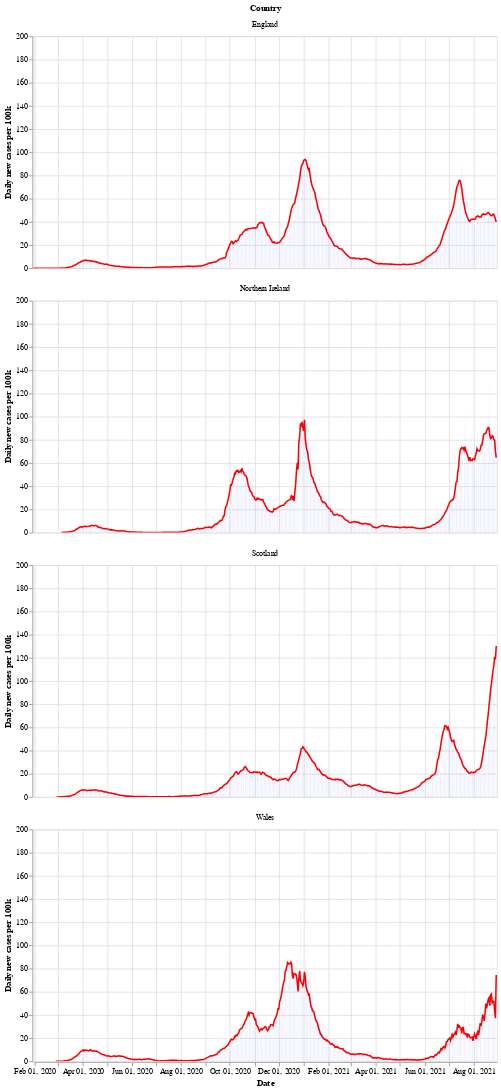

The notebook cell saved with this chart:
### Markdown cell above
Next is a bar chart of the number of new cases in each country (per 100k population), with the 7 day moving average of cases. Again we see that Wales saw a longer period of raising and falling cases compared to the other countries.

After a period of cases falling, each nation is now seeing a rise in the number of cases - especially in Wales.

### Code cell
# collapse
bars = alt.Chart(uk_cases).mark_bar().encode(
    x=alt.X("yearmonthdate(date):T", axis=alt.Axis(title='Date')),
    y=alt.Y("newCasesRate:Q", axis=alt.Axis(title='Daily new cases per 100k')),
    tooltip='newCasesRate',
    color=alt.condition(
        alt.datum.dailyChange > 0,
        alt.value("orange"),  # The positive color
        alt.value("blue")  # The negative color
    )
).properties(title='New cases per 100k population with rolling 7 day average', width=600).interactive()
line = alt.Chart(uk_cases).mark_line(
    color='red',
    size=2,
).transform_window(
    rolling_mean='mean(newCasesRate)',
    frame=[0, 7],
    groupby=['areaName']
).encode(
    x='yearmonthdate(date):T',
    y='rolling_mean:Q'
)
alt.layer(line, bars, data=uk_cases).facet(alt.Row('areaName', title='Country'), columns=1)

### Figure 1 — Vega-Lite specification as saved in the notebook (floating-point values rounded to 4 significant figures; data arrays with more than 128 entries replaced by an {"elided": "..."} marker saying what was removed)
{"config": {"view": {"continuousWidth": 400, "continuousHeight": 300}}, "data": {"name": "data-aa1339d72089351add2e4248bab20b09"}, "facet": {"type": "nominal", "field": "areaName", "title": "Country"}, "spec": {"layer": [{"mark": {"type": "line", "color": "red", "size": 2}, "encoding": {"x": {"type": "temporal", "field": "date", "timeUnit": "yearmonthdate"}, "y": {"type": "quantitative", "field": "rolling_mean"}}, "transform": [{"window": [{"op": "mean", "field": "newCasesRate", "as": "rolling_mean"}], "frame": [0, 7], "groupby": ["areaName"]}]}, {"mark": "bar", "encoding": {"color": {"condition": {"value": "orange", "test": "(datum.dailyChange > 0)"}, "value": "blue"}, "tooltip": {"type": "quantitative", "field": "newCasesRate"}, "x": {"type": "temporal", "axis": {"title": "Date"}, "field": "date", "timeUnit": "yearmonthdate"}, "y": {"type": "quantitative", "axis": {"title": "Daily new cases per 100k"}, "field": "newCasesRate"}}, "selection": {"selector002": {"type": "interval", "bind": "scales", "encodings": ["x", "y"]}}, "title": "New cases per 100k population with rolling 7 day average", "width": 600}]}, "columns": 1, "$schema": "https://vega.github.io/schema/vega-lite/v4.8.1.json", "datasets": {"data-aa1339d72089351add2e4248bab20b09": {"elided": "2220 records"}}}
